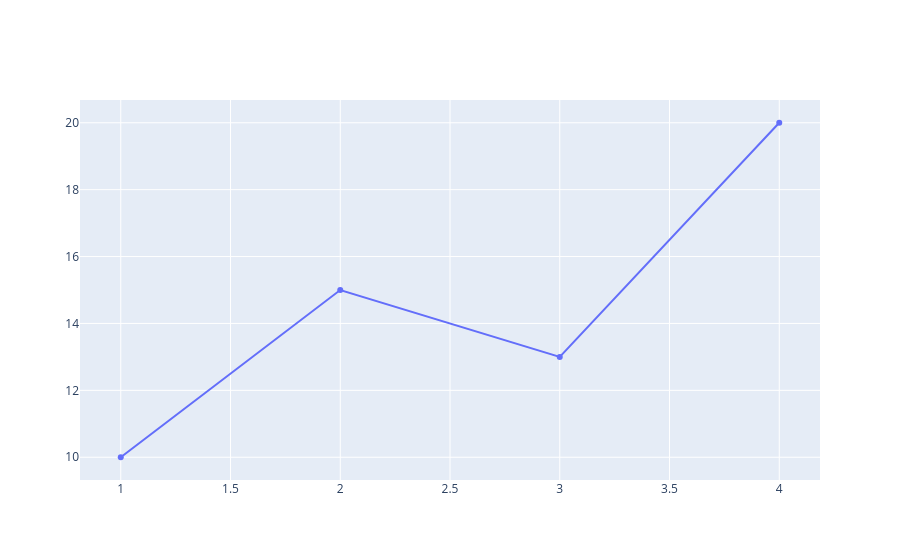

Notebook code for this chart:
### Code cell
import plotly.graph_objects as go

fig = go.Figure()

fig.add_trace(
    go.Scatter(
        x=[1,2,3,4],
        y=[10,15,13,20]
    )
)

fig.show()

### Figure 1 — Plotly figure (JSON) as saved in the notebook; plotly's stock layout.template omitted (floating-point values rounded to 4 significant figures)
{"data": [{"type": "scatter", "x": [1, 2, 3, 4], "y": [10, 15, 13, 20]}], "layout": {}}
